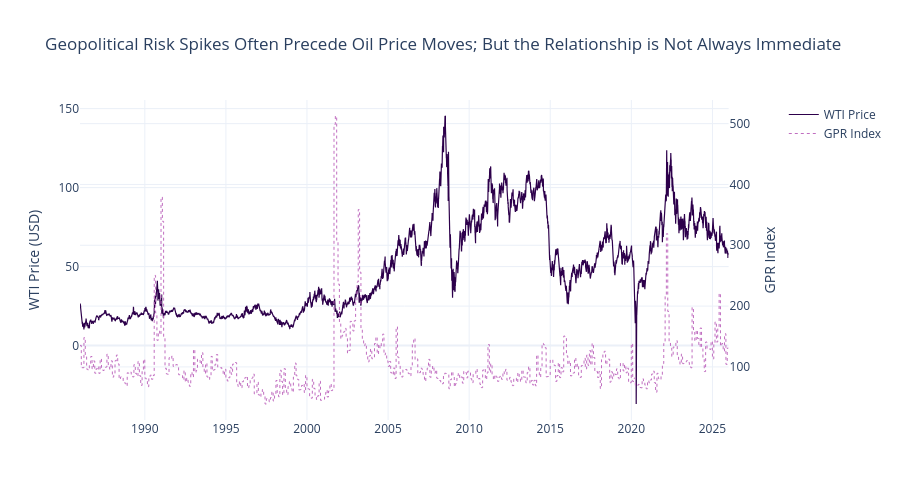

Notebook source saved alongside this figure:
### Markdown cell above
Copper and Oil clearly mean reverting in time
- will be tougher in time series later. Figure out how to solve it

### Code cell
fig = make_subplots(specs=[[{"secondary_y": True}]])

# WTI price on primary axis
fig.add_trace(
    go.Scatter(x=df['observation_date'], y=df['wti_price'], name='WTI Price', line=dict(color='#2d004b', width=1.2)),
    secondary_y=False
)

# GPR index on secondary axis
fig.add_trace(
    go.Scatter(x=df['observation_date'], y=df['gpr_index'], name='GPR Index', line=dict(color='#c06ec0', width=1, dash='dot')),
    secondary_y=True
)

fig.update_layout(
    title='Geopolitical Risk Spikes Often Precede Oil Price Moves; But the Relationship is Not Always Immediate',
    template='plotly_white',
    height=500
)

fig.update_yaxes(title_text='WTI Price (USD)', secondary_y=False)
fig.update_yaxes(title_text='GPR Index', secondary_y=True)

fig.show()
fig.write_image("images/03_gpr_vs_wti.png")

### Figure 1 — Plotly figure (JSON) as saved in the notebook; plotly's stock layout.template omitted (floating-point values rounded to 4 significant figures; data arrays with more than 128 entries replaced by an {"elided": "..."} marker saying what was removed)
{"data": [{"line": {"color": "#2d004b", "width": 1.2}, "name": "WTI Price", "type": "scatter", "x": {"elided": "14609 str values"}, "xaxis": "x", "y": {"elided": "14609 float values"}, "yaxis": "y"}, {"line": {"color": "#c06ec0", "dash": "dot", "width": 1}, "name": "GPR Index", "type": "scatter", "x": {"elided": "14609 str values"}, "xaxis": "x", "y": {"elided": "14609 float values"}, "yaxis": "y2"}], "layout": {"height": 500, "title": {"text": "Geopolitical Risk Spikes Often Precede Oil Price Moves; But the Relationship is Not Always Immediate"}, "xaxis": {"anchor": "y", "domain": [0, 0.94]}, "yaxis": {"anchor": "x", "domain": [0, 1], "title": {"text": "WTI Price (USD)"}}, "yaxis2": {"anchor": "x", "overlaying": "y", "side": "right", "title": {"text": "GPR Index"}}}}
